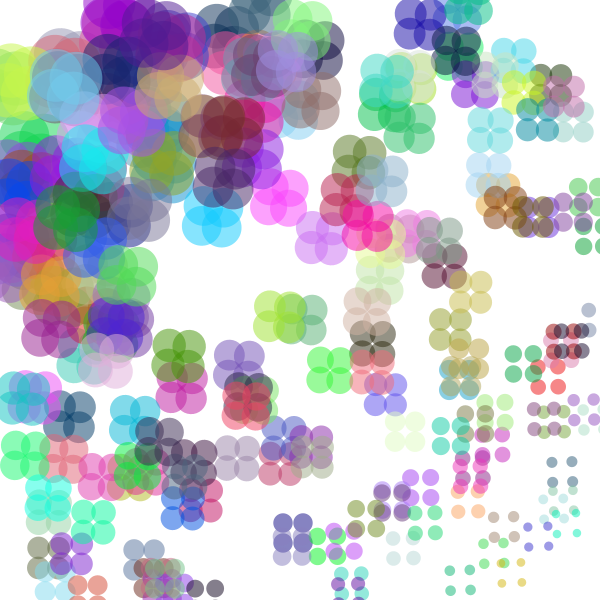
Frame 1 (no input)
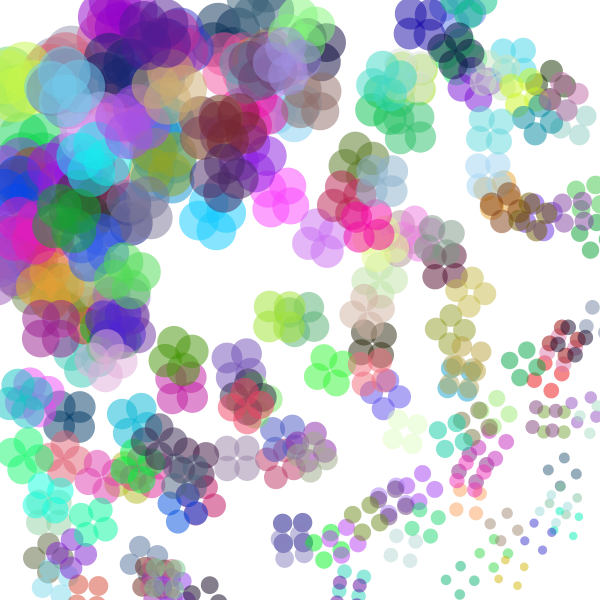
Frame 60 (the mouse pressed at the canvas centre just before this capture)
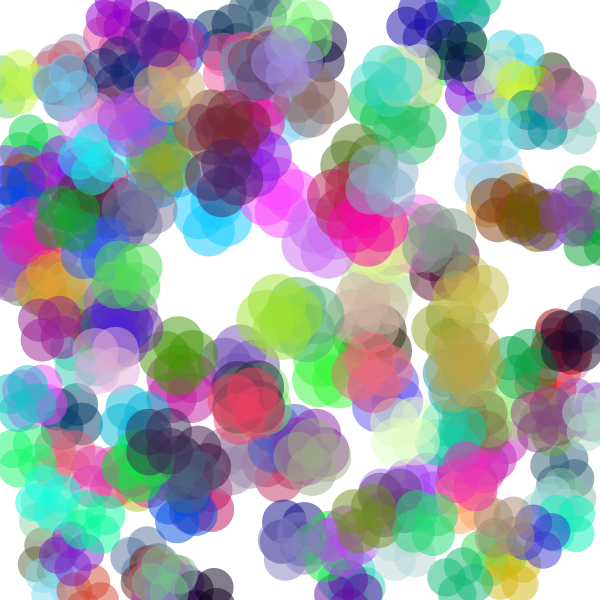
Frame 120 (the mouse held since frame 60 and released just before this capture)

The Processing sketch that drew these frames (run headless with seeded random() and noise(); from frame 60 on, the mouse is pressed at the canvas centre):

// Processing sketch: spinningWheelsMany
// ── spinningWheelsMany.pde
// Creating instances of our object called "Thingy"
Thingy [] thingyArray = new Thingy[200];

float [] locationX = new float[200];
float [] locationY = new float[200];

void setup() {
  size (600, 600);
  background(255);
  smooth();
  noStroke();

  for (int i=0; i<thingyArray.length; i++){
    int thingyLocation = 10;
    int thingySize = 50;
    
    thingyArray[i] = new Thingy(thingyLocation, thingyLocation, 
      thingySize, thingySize, color (random(255), random(255), random(255), 130));
    } 

  for (int i=0; i<locationX.length; i++){
    locationX[i] = random(0,width);
    locationY[i] = random(0,height);
  }

}

void draw() {
  background(255);
  
  for(int i=0; i<thingyArray.length; i++) {
    thingyArray[i].updateThingy(locationX[i], locationY[i]);
    thingyArray[i].drawThingy(locationX[i], locationY[i]);
  }
  
}

// ── Thingy.pde
class Thingy {

  //Properties
  float x;
  float y;
  float w;
  float h;
  color c;

  float thingyDistance;
  float thingyRotation;
  float thingyRotationMod;
  float thingyDistFromCenter;

  //Constructor
  Thingy (float x, float y, float w, float h, color c) {
    this.x = x;
    this.y = y;
    this.w = w;
    this.h = h;
    this.c = c;

    //arbitrary numbers to give initial instance information
    this.thingyDistance = 100;
    this.thingyRotationMod = 0;
    this.thingyRotation = 0;
    this.thingyDistFromCenter = w;
  }

  // Method or Function
  void drawThingy(float xPos, float yPos) {
    pushMatrix();
    fill(this.c);

    translate(xPos, yPos);
    rotate(this.thingyRotation);

    ellipse( -this.x, -this.y, this.thingyDistFromCenter, this.thingyDistFromCenter );
    ellipse( this.x, -this.y, this.thingyDistFromCenter, this.thingyDistFromCenter );
    ellipse( this.x, this.y, this.thingyDistFromCenter, this.thingyDistFromCenter );
    ellipse( -this.x, this.y, this.thingyDistFromCenter, this.thingyDistFromCenter );
    popMatrix();
  }

  void updateThingy(float xPos, float yPos) {
    //captures the distance from thingyX and thingyY to mouseX/MouseY
    this.thingyDistance = dist (xPos, yPos, mouseX, mouseY);
    
    //maps distance to a value that can be used for rotation
    this.thingyRotationMod = map (this.thingyDistance, 0, width, 10, .1);

    //maps distance to a value that can be used for the size of circle
    this.thingyDistFromCenter = map(this.thingyDistance, 0, width, 60, 20);

    //determines rotation
    this.thingyRotation += radians (this.thingyRotationMod);
  }
}
